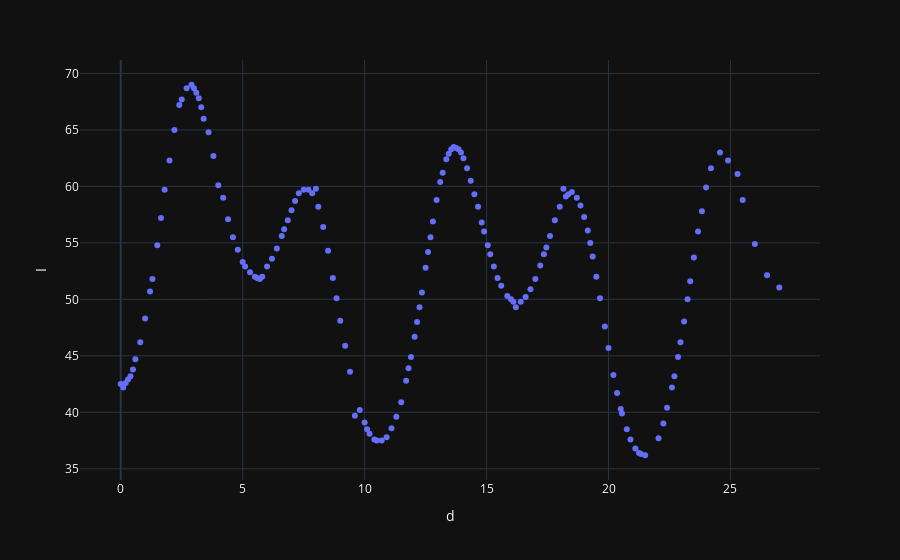

Notebook source saved alongside this figure:
### Code cell
plotly.express.scatter(dataframe, x='d', y='I')

### Figure 1 — Plotly figure (JSON) as saved in the notebook; plotly's stock layout.template omitted (floating-point values rounded to 4 significant figures; data arrays with more than 128 entries replaced by an {"elided": "..."} marker saying what was removed)
{"data": [{"hovertemplate": "d=%{x}<br>I=%{y}<extra></extra>", "legendgroup": "", "marker": {"color": "#636efa", "symbol": "circle"}, "mode": "markers", "name": "", "orientation": "v", "showlegend": false, "x": {"elided": "165 float values"}, "xaxis": "x", "y": {"elided": "165 float values"}, "yaxis": "y", "type": "scatter"}], "layout": {"xaxis": {"anchor": "y", "domain": [0.0, 1.0], "title": {"text": "d"}}, "yaxis": {"anchor": "x", "domain": [0.0, 1.0], "title": {"text": "I"}}, "legend": {"tracegroupgap": 0}, "margin": {"t": 60}}}
